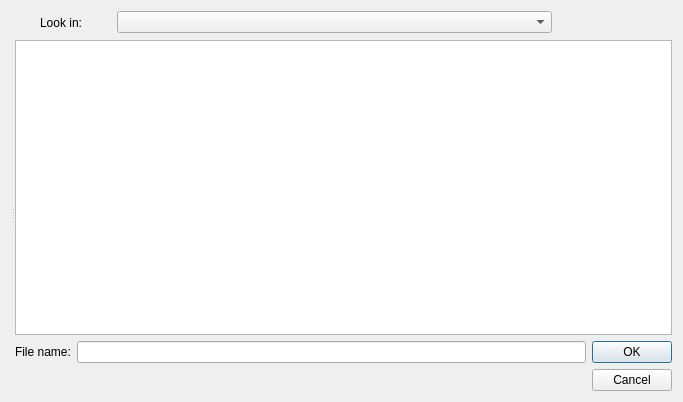
<?xml version="1.0" encoding="UTF-8"?>
<ui version="4.0">
 <class>pvFileDialog</class>
 <widget class="QDialog" name="pvFileDialog">
  <property name="geometry">
   <rect>
    <x>0</x>
    <y>0</y>
    <width>683</width>
    <height>402</height>
   </rect>
  </property>
  <property name="windowTitle">
   <string>Dialog</string>
  </property>
  <layout class="QGridLayout" name="gridLayout">
   <item row="0" column="0">
    <layout class="QHBoxLayout">
     <property name="spacing">
      <number>6</number>
     </property>
     <property name="margin">
      <number>0</number>
     </property>
     <item>
      <widget class="QLabel" name="label_3">
       <property name="sizePolicy">
        <sizepolicy hsizetype="Fixed" vsizetype="Preferred">
         <horstretch>0</horstretch>
         <verstretch>0</verstretch>
        </sizepolicy>
       </property>
       <property name="minimumSize">
        <size>
         <width>100</width>
         <height>0</height>
        </size>
       </property>
       <property name="maximumSize">
        <size>
         <width>100</width>
         <height>16777215</height>
        </size>
       </property>
       <property name="text">
        <string>Look in:</string>
       </property>
       <property name="alignment">
        <set>Qt::AlignCenter</set>
       </property>
      </widget>
     </item>
     <item>
      <widget class="QComboBox" name="Parents">
       <property name="sizePolicy">
        <sizepolicy hsizetype="Expanding" vsizetype="Fixed">
         <horstretch>0</horstretch>
         <verstretch>0</verstretch>
        </sizepolicy>
       </property>
      </widget>
     </item>
     <item>
      <widget class="QToolButton" name="NavigateBack">
       <property name="toolTip">
        <string>Navigate Back</string>
       </property>
       <property name="text">
        <string/>
       </property>
       <property name="autoRaise">
        <bool>true</bool>
       </property>
      </widget>
     </item>
     <item>
      <widget class="QToolButton" name="NavigateForward">
       <property name="toolTip">
        <string>Navigate Forward</string>
       </property>
       <property name="text">
        <string/>
       </property>
       <property name="autoRaise">
        <bool>true</bool>
       </property>
      </widget>
     </item>
     <item>
      <widget class="QToolButton" name="NavigateUp">
       <property name="toolTip">
        <string>Navigate Up</string>
       </property>
       <property name="text">
        <string/>
       </property>
       <property name="autoRaise">
        <bool>true</bool>
       </property>
      </widget>
     </item>
     <item>
      <widget class="QToolButton" name="CreateFolder">
       <property name="toolTip">
        <string>Create New Folder</string>
       </property>
       <property name="text">
        <string/>
       </property>
       <property name="autoRaise">
        <bool>true</bool>
       </property>
      </widget>
     </item>
    </layout>
   </item>
   <item row="1" column="0">
    <widget class="QSplitter" name="mainSplitter">
     <property name="orientation">
      <enum>Qt::Horizontal</enum>
     </property>
     <widget class="QSplitter" name="splitter">
      <property name="sizePolicy">
       <sizepolicy hsizetype="Preferred" vsizetype="Expanding">
        <horstretch>0</horstretch>
        <verstretch>0</verstretch>
       </sizepolicy>
      </property>
      <property name="orientation">
       <enum>Qt::Vertical</enum>
      </property>
     </widget>
     <widget class="QWidget" name="layoutWidget">
      <layout class="QVBoxLayout" name="verticalLayout">
       <item>
        <widget class="QTreeView" name="Files">
         <property name="sizePolicy">
          <sizepolicy hsizetype="Expanding" vsizetype="Expanding">
           <horstretch>2</horstretch>
           <verstretch>0</verstretch>
          </sizepolicy>
         </property>
        </widget>
       </item>
       <item>
        <layout class="QGridLayout">
         <property name="margin">
          <number>0</number>
         </property>
         <property name="spacing">
          <number>6</number>
         </property>
         <item row="0" column="0">
          <widget class="QLabel" name="label_2">
           <property name="text">
            <string>File name:</string>
           </property>
          </widget>
         </item>
         <item row="0" column="1">
          <widget class="QLineEdit" name="FileName"/>
         </item>
         <item row="0" column="2">
          <widget class="QPushButton" name="OK">
           <property name="text">
            <string>OK</string>
           </property>
          </widget>
         </item>
         <item row="1" column="2">
          <widget class="QPushButton" name="Cancel">
           <property name="text">
            <string>Cancel</string>
           </property>
          </widget>
         </item>
        </layout>
       </item>
      </layout>
     </widget>
    </widget>
   </item>
  </layout>
 </widget>
 <tabstops>
  <tabstop>FileName</tabstop>
  <tabstop>OK</tabstop>
  <tabstop>Cancel</tabstop>
  <tabstop>Parents</tabstop>
  <tabstop>NavigateBack</tabstop>
  <tabstop>NavigateForward</tabstop>
  <tabstop>NavigateUp</tabstop>
  <tabstop>CreateFolder</tabstop>
  <tabstop>Files</tabstop>
 </tabstops>
 <resources/>
 <connections>
  <connection>
   <sender>OK</sender>
   <signal>clicked()</signal>
   <receiver>pvFileDialog</receiver>
   <slot>accept()</slot>
   <hints>
    <hint type="sourcelabel">
     <x>487</x>
     <y>371</y>
    </hint>
    <hint type="destinationlabel">
     <x>60</x>
     <y>368</y>
    </hint>
   </hints>
  </connection>
  <connection>
   <sender>Cancel</sender>
   <signal>clicked()</signal>
   <receiver>pvFileDialog</receiver>
   <slot>reject()</slot>
   <hints>
    <hint type="sourcelabel">
     <x>487</x>
     <y>404</y>
    </hint>
    <hint type="destinationlabel">
     <x>84</x>
     <y>388</y>
    </hint>
   </hints>
  </connection>
 </connections>
</ui>
